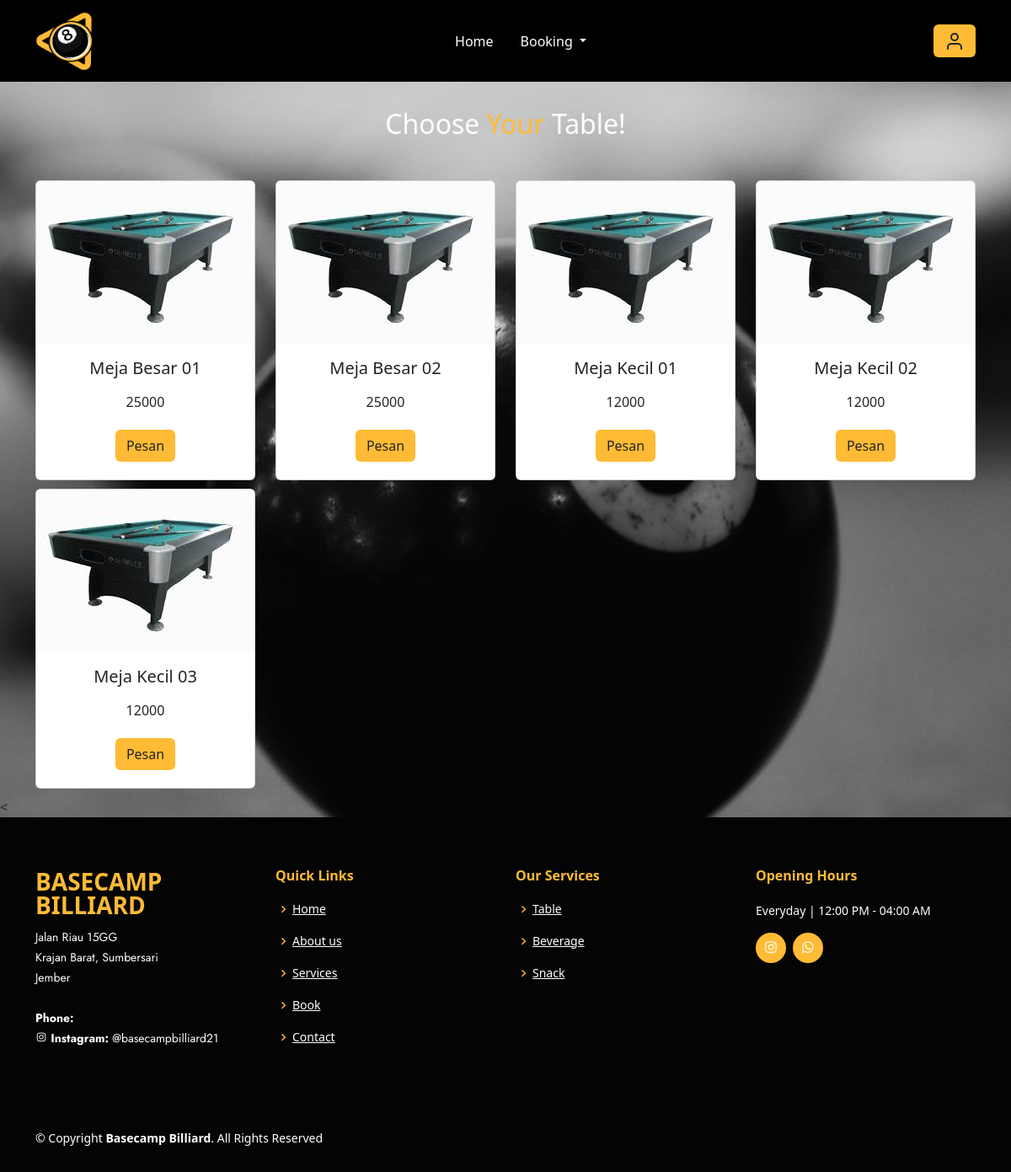
/user/lapangan.php (signed in), run on the app's committed database.
### tables this page shows
CREATE TABLE `lapangan` (
  `idlap` int(11) NOT NULL,
  `nm` varchar(35) NOT NULL,
  `ket` text NOT NULL,
  `harga` int(11) NOT NULL,
  `foto` text NOT NULL
);

### functions.php (called while the page is built, shortened)
<?php
$conn = mysqli_connect("localhost", "root", "", "db_futsal");
function query($query)
{
  global $conn;
  $result = mysqli_query($conn, $query);
  $rows = [];
  while ($row = mysqli_fetch_assoc($result)) {
    $rows[] = $row;
  }
  return $rows;
}
 ?>

### user/lapangan.php (the view, shortened to what this page needs)
<?php
require "../functions.php";
$lapangan = query("SELECT * FROM lapangan");
?>
<!doctype html>
<html lang="en">
<head>
  <link rel="stylesheet" href="../style.css">
  <link href="https://cdn.jsdelivr.net/npm/bootstrap@5.3.0-alpha3/dist/css/bootstrap.min.css" rel="stylesheet">
  <link rel="stylesheet" href="https://cdnjs.cloudflare.com/ajax/libs/font-awesome/6.0.0-beta3/css/all.min.css">
  <link href="../assets/vendor/boxicons/css/boxicons.min.css" rel="stylesheet">
  <link rel="stylesheet" href="https://cdnjs.cloudflare.com/ajax/libs/font-awesome/5.15.3/css/all.min.css">
</head>
<body style="background-color: #FFBB35">
  <div class="container ">
    <nav class="navbar fixed-top navbar-expand-lg" style="background-color: black;">
      <div class="container">
        <a class="navbar-brand" href="#">
          <img src="../assets/img/logo.png" alt="Logo" width="70" height="70" class="d-inline-block align-text-top">
        </a>
        <div class="collapse navbar-collapse" id="navbarSupportedContent">
          <ul class="navbar-nav mx-auto mb-2 mb-lg-0">
            <li class="nav-item">
              <a class="nav-link active text-white" aria-current="page" href="../indexuser.php">Home</a>
            </li>
            <li class="nav-item dropdown">
              <a class="nav-link dropdown-toggle text-white" href="#" role="button" data-bs-toggle="dropdown" aria-expanded="false">
                Booking
              </a>
            </li>
          </ul>
          <?php
          if (isset($_SESSION['id_user'])) {
            echo '<a href="user/profil.php" data-bs-toggle="modal" data-bs-target="#profilModal" class="btn btn-inti"><i data-feather="user"></i></a>';
          } else {
            echo '<a href="login.php" class="btn btn-inti" type="submit">Login</a>';
          }
          ?>
        </div>
      </div>
    </nav>
  </div>
  <section class="lapangan" id="lapangan">
    <div class="container">
      <main class="contain" data-aos="fade-right" data-aos-duration="1000">
        <h2 class="text-head"> Choose <span>Your</span> Table! </h2>
        <div class="row row-cols-1 row-cols-md-4">
          <?php foreach ($lapangan as $row) : ?>
            <div class="col" style="padding-bottom: 10px;">
              <div class="card">
                <img src="../img/<?= $row["foto"]; ?>" alt="gambar lapangan" class="card-img-top">
                <div class="card-body text-center">
                  <h5 class="card-title"><?= $row["nm"]; ?></h5>
                  <p class="card-price"><?= $row["harga"]; ?></p>
                  <button type="button" class="btn btn-inti" data-bs-toggle="modal" data-bs-target="#pesanModal<?= $row["idlap"]; ?>" onclick="handlePesanButtonClick(<?= $row["idlap"]; ?>)">Pesan</button>
                </div>
              </div>
            </div>
          <?php endforeach; ?>
        </div>
      </main>
    </div>
  </section>
  <
    <footer id="footer">
      <div class="footer-top">
        <div class="container">
          <div class="row">
            <div class="col-lg-3 col-md-6 footer-contact">
              <h3>BASECAMP BILLIARD</h3>
              <p>
                Jalan Riau 15GG <br>
                Krajan Barat, Sumbersari<br>
                Jember <br><br>
                <strong>Phone:</strong><br>
                <i class="bx bxl-instagram"></i>
                <strong>Instagram:</strong> @basecampbilliard21<br>
              </p>
            </div>
            <div class="col-lg-3 col-md-6 footer-links">
              <h4>Quick Links</h4>
              <ul>
                <li><i class="bx bx-chevron-right"></i> <a href="#hero">Home</a></li>
                <li><i class="bx bx-chevron-right"></i> <a href="#about">About us</a></li>
                <li><i class="bx bx-chevron-right"></i> <a href="#services">Services</a></li>
                <li><i class="bx bx-chevron-right"></i> <a href="#table">Book</a></li>
                <li><i class="bx bx-chevron-right"></i> <a href="#contact">Contact</a></li>
              </ul>
            </div>
            <div class="col-lg-3 col-md-6 footer-links">
              <h4>Our Services</h4>
              <ul>
                <li><i class="bx bx-chevron-right"></i> <a href="#table">Table</a></li>
                <li><i class="bx bx-chevron-right"></i> <a href="#fnb">Beverage</a></li>
                <li><i class="bx bx-chevron-right"></i> <a href="#fnb">Snack</a></li>
              </ul>
            </div>
            <div class="col-lg-3 col-md-6 footer-links">
              <h4>Opening Hours</h4>
              <p>Everyday | 12:00 PM - 04:00 AM </p>
              <div class="social-links mt-3">
                <a href="#" class="instagram"><i class="bx bxl-instagram"></i></a>
                <a href="#https://wa.me/6285704478791" class="google-plus"><i class="bx bxl-whatsapp"></i></a>
              </div>
            </div>
          </div>
        </div>
      </div>
      <div class="container footer-bottom clearfix">
        <div class="copyright">
          &copy; Copyright <strong><span>Basecamp Billiard</span></strong>. All Rights Reserved
        </div>
      </div>
    </footer>
</body>
</html>

### style.css (style rules this page uses)
body { justify-content: center; align-items: center; background: url('css/coba.jpg') no-repeat; background-size: cover; background-position: center; }
:root { --primary: #9cd203; --hover: #79a300; --bg: #eeeeee; }
.text-head { margin-top: 8rem; color: #fff; }
.btn-inti { background-color: #FFBB35 !important; }
.nav-item { margin: 3px !important; padding: 5px; }
.about h2, .pembayaran h2, .contact h2, .lapangan h2 { text-align: center; font-size: 2rem; margin-bottom: 3rem; }
.about h2 span, .pembayaran h2 span, .contact h2 span, .lapangan h2 span { color: #FFBB35; }
#footer { font-size: 14px; background: #040404; }
#footer .footer-top { padding: 60px 0 30px 0; background: #040404; }
#footer .footer-top .footer-contact { margin-bottom: 30px; }
#footer .footer-top .footer-contact h3 { font-size: 28px; margin: 0 0 10px 0; padding: 2px 0 2px 0; line-height: 1; text-transform: uppercase; font-weight: 600; color: #FFBB35; }
#footer .footer-top .footer-contact p { font-size: 14px; line-height: 24px; margin-bottom: 0; font-family: "Jost", sans-serif; color: #fff; }
#footer .footer-top h4 { font-size: 16px; font-weight: bold; color: #FFBB35; position: relative; padding-bottom: 12px; }
#footer .footer-top .footer-links { margin-bottom: 30px; color: #fff; }
#footer .footer-top .footer-links ul { list-style: none; padding: 0; margin: 0; }
#footer .footer-top .footer-links ul i { padding-right: 2px; color: #FFBB35; font-size: 18px; line-height: 1; }
#footer .footer-top .footer-links ul li { padding: 10px 0; display: flex; align-items: center; }
#footer .footer-top .footer-links ul li:first-child { padding-top: 0; }
#footer .footer-top .footer-links ul a { color: #fff; transition: 0.3s; display: inline-block; line-height: 1; }
#footer .footer-top .social-links a { font-size: 18px; display: inline-block; background: #FFBB35; color: #fff; line-height: 1; padding: 8px 0; margin-right: 4px; border-radius: 50%; text-align: center; width: 36px; height: 36px; transition: 0.3s; }
#footer .footer-bottom { padding-top: 30px; padding-bottom: 30px; color: #fff; }
#footer .copyright { float: left; }

### user/lapangan.php (style rules this page uses)
button { background-color: #0A0A0A; color: #fff; padding: 10px 10px; border: none; border-radius: 5px; cursor: pointer; margin: 5px; }

### data on the page
lapangan: foto (picture), nm "Meja Besar 01", harga "25000"
lapangan: foto (picture), nm "Meja Besar 02", harga "25000"
lapangan: foto (picture), nm "Meja Kecil 01", harga "12000"
lapangan: foto (picture), nm "Meja Kecil 02", harga "12000"
lapangan: foto (picture), nm "Meja Kecil 03", harga "12000"
